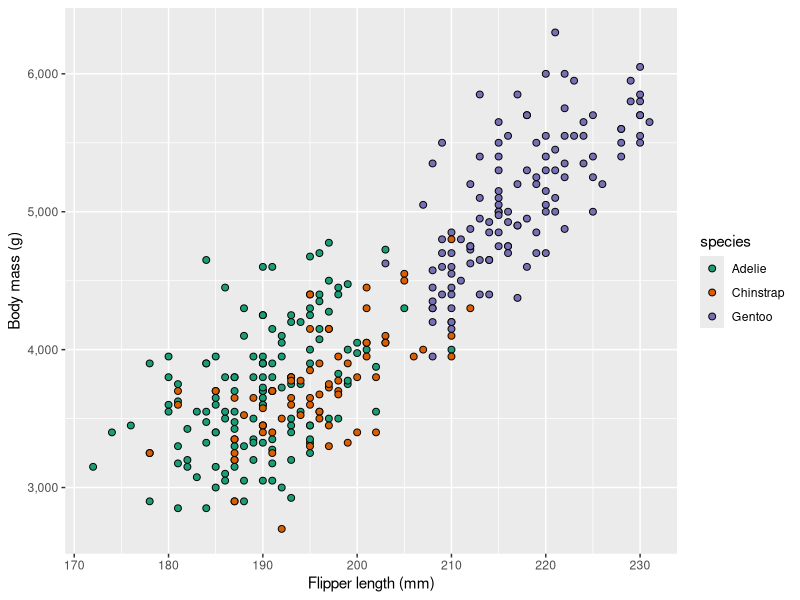
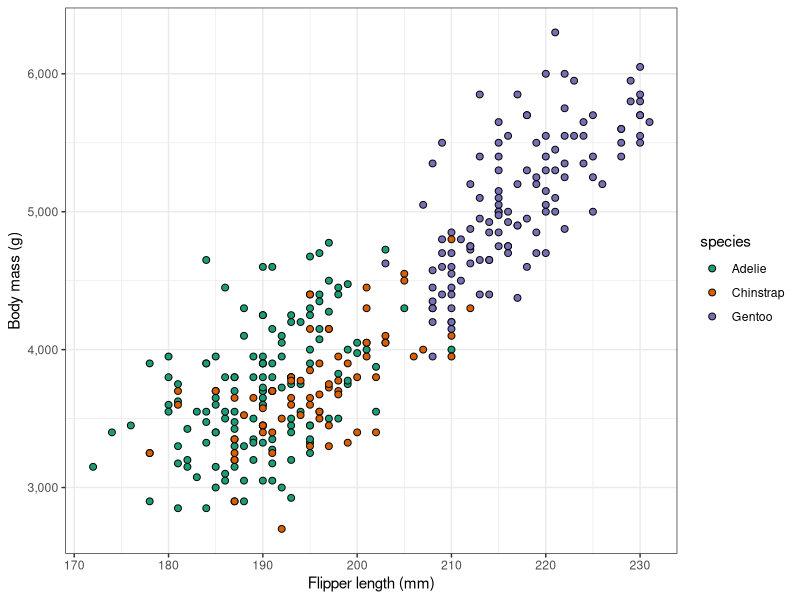
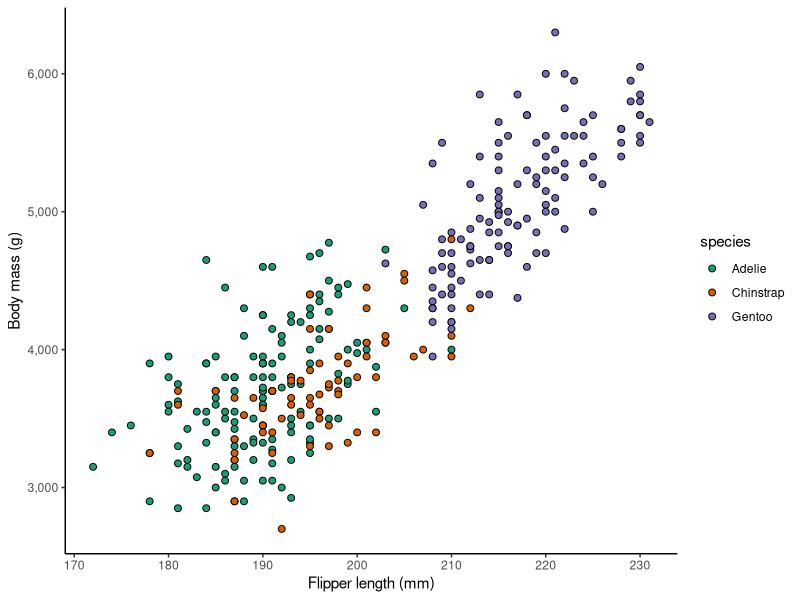
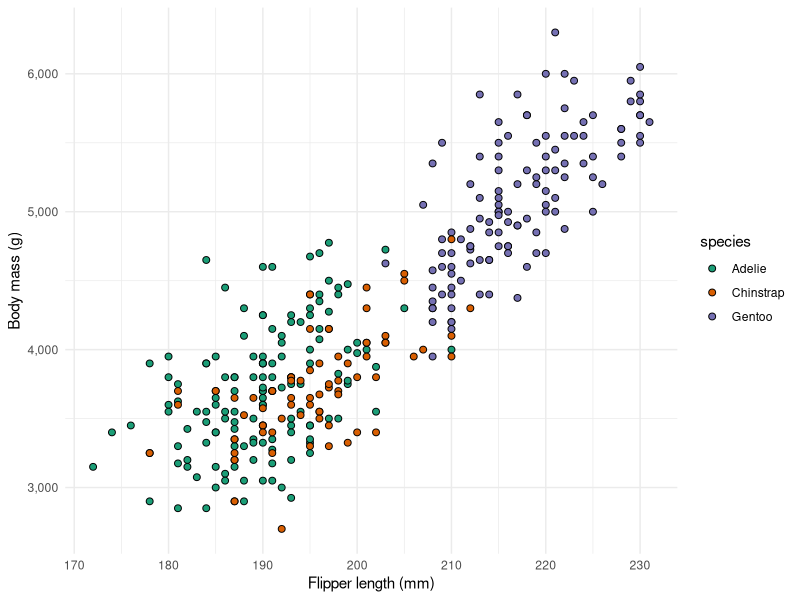
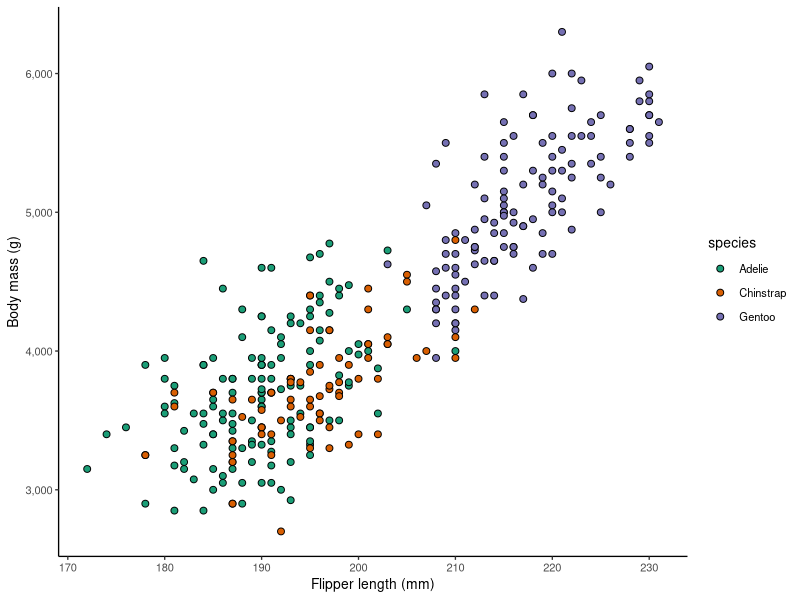
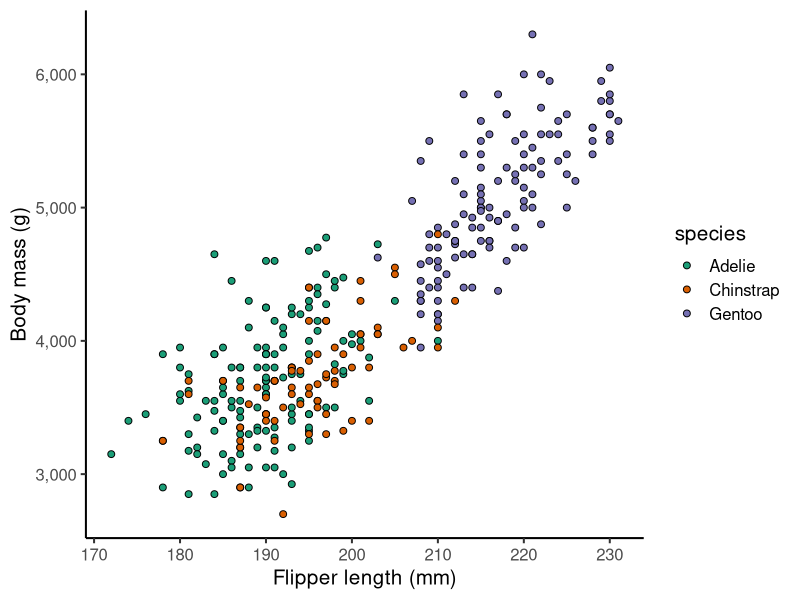
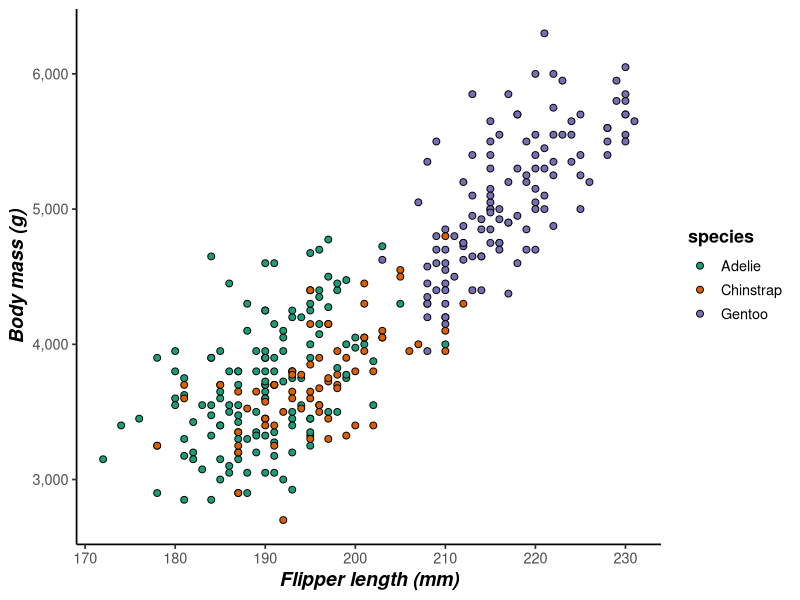
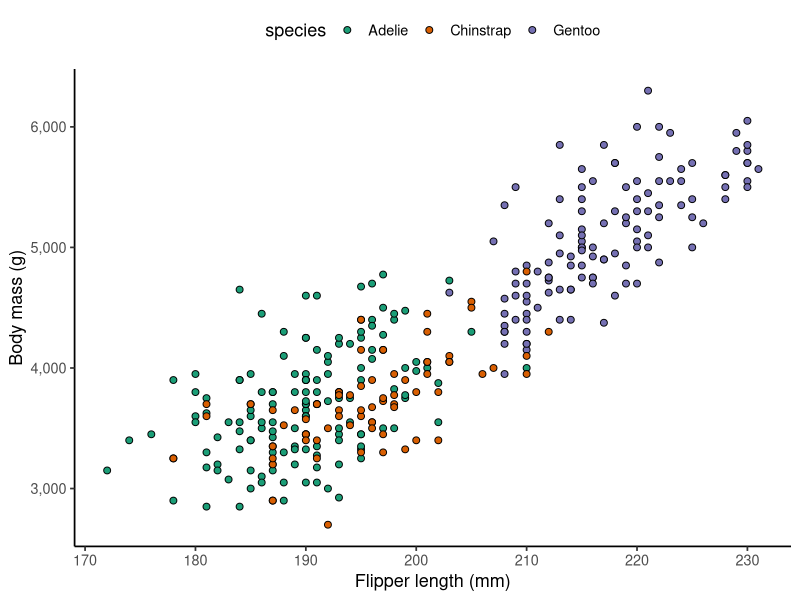

The R script that drew these images, in order:
## ---- chunk 1
library(tidyverse)
library(palmerpenguins)
## ---- chunk 2
p <- penguins |>
  drop_na() |> # Get rid of rows with NAs
  ggplot(aes(x = flipper_length_mm, y = body_mass_g, fill = species)) +
  geom_point(shape = 21, size = 2) +
  scale_fill_brewer(palette = "Dark2") +
  scale_y_continuous(labels = scales::label_comma()) +
  labs(x = "Flipper length (mm)", y = "Body mass (g)")

p
## ---- chunk 3
p + theme_bw()
## ---- chunk 4
p + theme_classic()
## ---- chunk 5
p + theme_minimal()
## ---- chunk 6
p + theme_classic(base_size = 10)
## ---- chunk 7
p + theme_classic(base_size = 15)
## ---- chunk 8
p +
  theme_classic(base_size = 13) +
  theme(
    axis.title = element_text(size = 14, face = "bold.italic"),
    legend.title = element_text(face = "bold")
  )
## ---- chunk 9
p +
  theme_classic(base_size = 13) +
  theme(legend.position = "top")
## ---- chunk 10
p +
  theme_classic() +
  theme(
    legend.position = c(0.15, 0.85),  # upper-left corner
    legend.background = element_rect(color = "grey70")
  )
## ---- chunk 11
p +
  theme_bw() +
  theme(
    panel.grid.minor = element_blank(),
    panel.grid.major.x = element_blank(),
    panel.grid.major.y = element_line(linetype  = "longdash", linewidth = 0.5)
  )
## ---- chunk 12
theme_set(theme_classic(base_size = 13))
## ---- chunk 13
theme_update(
  panel.grid.major.y = element_line(color = "grey70", linewidth = 0.2)
)
## ---- chunk 14
library(patchwork)
## ---- chunk 15
p_scatter <- penguins |> 
  drop_na() |>
  ggplot(aes(x = bill_length_mm, y = bill_depth_mm)) +
  geom_point() +
  facet_wrap(vars(species))

p_scatter
## ---- chunk 16
p_bar <- penguins |> 
  ggplot(aes(x = island)) +
  geom_bar()

p_bar
## ---- chunk 17
p_box <- penguins |> 
  drop_na() |> 
  ggplot(aes(x = sex, y = body_mass_g)) +
  geom_boxplot()

p_box
## ---- chunk 18
p_scatter / (p_bar | p_box)
## ---- chunk 19
p_combined <- p_scatter / (p_bar | p_box) +
  plot_annotation(tag_levels = "A")

p_combined
## ---- chunk 20
ggsave(filename = "featured_plot.png", plot = p_combined)
## ---- chunk 21
p_bill_flipper <- penguins |>
  ggplot(aes(x = bill_length_mm, y = flipper_length_mm)) +
  geom_point() +
  facet_wrap(vars(species)) +
  geom_smooth(method = "lm") +
  labs(x = "Bill Length (mm)", y = "Flipper Length (mm)")
  
p_mass_yr <- penguins |>
  ggplot(aes(x = species, y = body_mass_g)) +
  geom_boxplot() + 
  labs(x = "Species", y = "Body Mass (g)")

p_bill_flipper / p_mass_yr + 
  plot_annotation(tag_levels = 'I')
## ---- chunk 22
p_bill_flipper <- penguins |>
  ggplot(aes(x = bill_length_mm, y = flipper_length_mm)) +
  geom_point() +
  facet_wrap(~species) +
  geom_smooth(method = "lm") +
  labs(x = "Bill Length (mm)", y = "Flipper Length (mm)")
  
p_mass_yr <- penguins |>
  ggplot(aes(x = species, y = body_mass_g)) +
  geom_boxplot() + 
  labs(x = "Species", y = "Body Mass (g)")

p_bill_flipper / p_mass_yr + 
  plot_annotation(tag_levels = 'I')
